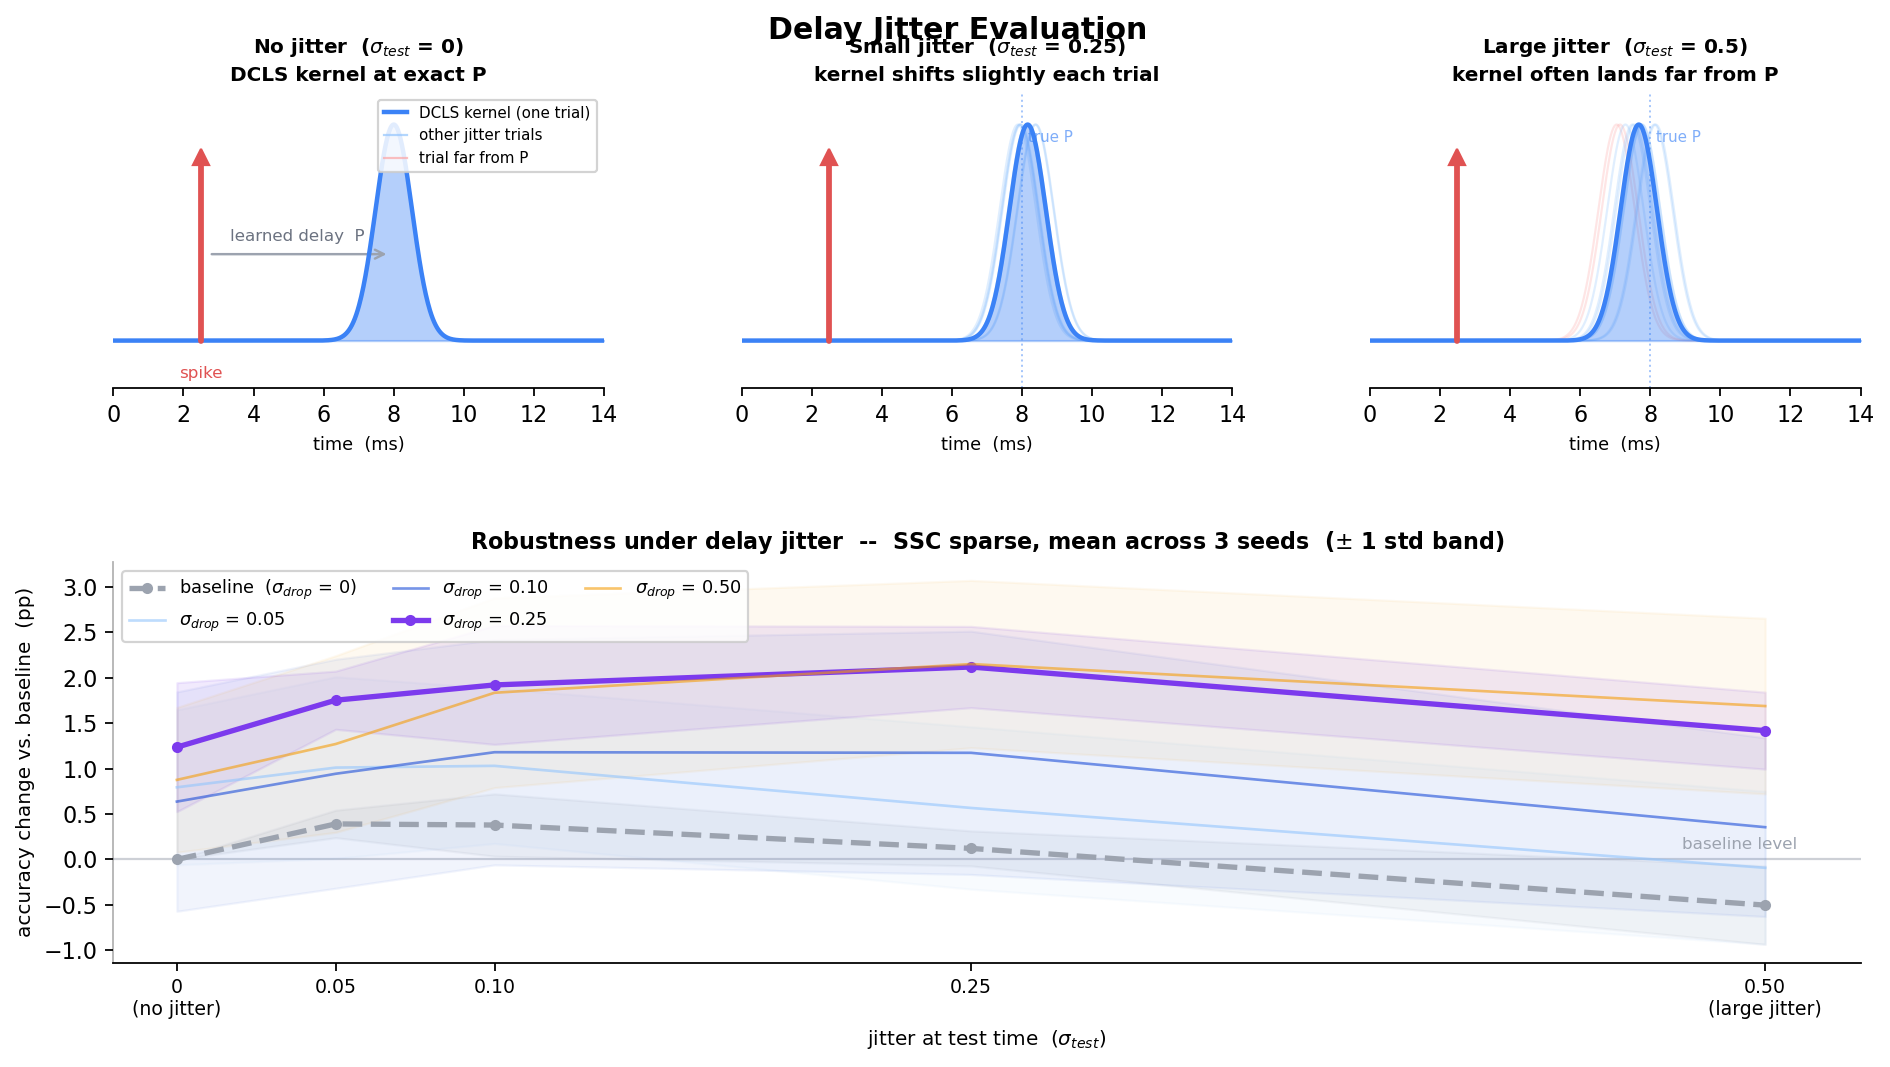

This chart was generated by the following Python code:
"""
Delay dropout & jitter evaluation figure.
  Top row  — conceptual: what jitter does to a delayed spike signal.
  Bottom   — combined results across 3 seeds (delta pp from own baseline).
"""

import csv
import numpy as np
import matplotlib.pyplot as plt
from matplotlib.gridspec import GridSpec

np.random.seed(42)

# ──────────────────────────────────────────────────────────────────────────
# Style
# ──────────────────────────────────────────────────────────────────────────
plt.rcParams.update({
    'font.family': 'sans-serif',
    'font.size': 10,
    'axes.spines.top': False,
    'axes.spines.right': False,
    'axes.spines.left': False,
})

C_SPIKE = '#E05252'
C_EXACT = '#3B82F6'
C_NOISY = '#93C5FD'
C_MISS  = '#FCA5A5'
C_ARROW = '#9CA3AF'

# ──────────────────────────────────────────────────────────────────────────
# Top row helpers — conceptual panels
# ──────────────────────────────────────────────────────────────────────────
T_MAX     = 14.0
t_arr     = np.linspace(0, T_MAX, 700)
t_spike   = 2.5
P         = 5.5
t_arrival = t_spike + P       # 8.0
k_sig     = 0.52              # blob width
FAR_THRESH = 1.5 * k_sig      # ~0.78

def gauss(x, mu, sig=k_sig):
    return np.exp(-0.5 * ((x - mu) / sig) ** 2)


def draw_concept_panel(ax, sigma, col, n_copies=10, shift_sign=1):
    """Draw one conceptual panel (spike + shifting DCLS kernel, no window)."""

    # — presynaptic spike —
    ax.plot([t_spike, t_spike], [0, 0.85], color=C_SPIKE, lw=2.6,
            solid_capstyle='round', zorder=5)
    ax.plot(t_spike, 0.85, marker='^', color=C_SPIKE, ms=7, zorder=6)

    if col == 0:
        ax.text(t_spike, -0.12, 'spike', ha='center', va='top',
                color=C_SPIKE, fontsize=7.5)

    # — delay arrow (first panel only) —
    if col == 0:
        ax.annotate('', xy=(t_arrival - 0.08, 0.40),
                    xytext=(t_spike + 0.18, 0.40),
                    arrowprops=dict(arrowstyle='->', color=C_ARROW, lw=1.1))
        ax.text((t_spike + t_arrival) / 2, 0.46,
                'learned delay  P', ha='center', fontsize=7.5, color='#6B7280')

    # — true-P reference line (when sigma > 0) —
    if sigma > 0:
        ax.axvline(t_arrival, color=C_EXACT, lw=0.9, ls=':', alpha=0.45)
        ax.text(t_arrival + 0.18, 0.92, 'true P', fontsize=6.8,
                color=C_EXACT, alpha=0.65)

    # — jittered copies (faint) —
    if sigma > 0:
        shifts = np.random.normal(0, sigma, n_copies)
        for sh in shifts:
            c = C_MISS if abs(sh) > FAR_THRESH else C_NOISY
            ax.plot(t_arr, gauss(t_arr, t_arrival + sh),
                    color=c, alpha=0.28, lw=1.0, zorder=1)

    # — one solid representative blob —
    rep_off = 0.0 if sigma == 0 else sigma * 0.65 * shift_sign
    solid_c = '#EF4444' if abs(rep_off) > FAR_THRESH else C_EXACT
    ax.fill_between(t_arr, gauss(t_arr, t_arrival + rep_off),
                    alpha=0.38, color=solid_c, zorder=2)
    ax.plot(t_arr, gauss(t_arr, t_arrival + rep_off),
            color=solid_c, lw=2.0, zorder=3)

    ax.set_xlim(0, T_MAX)
    ax.set_ylim(-0.22, 1.15)
    ax.set_yticks([])
    ax.set_xlabel('time  (ms)', fontsize=8)


# ──────────────────────────────────────────────────────────────────────────
# Load results data (plain csv, no pandas)
# ──────────────────────────────────────────────────────────────────────────
rows = []
with open('analysis/full_sweep_summary/jitter_curves_long.csv') as f:
    reader = csv.DictReader(f)
    for r in reader:
        rows.append({
            'seed':        int(r['seed']),
            'sigma_train': float(r['sigma_train']),
            'sigma_test':  float(r['sigma_test']),
            'acc_mean':    float(r['acc_mean']),
        })

sigma_tests  = np.array([0.0, 0.05, 0.10, 0.25, 0.50])
sigma_trains = [0.00, 0.05, 0.10, 0.25, 0.50]
seeds        = sorted(set(r['seed'] for r in rows))

# baseline per seed (sigma_train=0, sigma_test=0)
baselines = {}
for s in seeds:
    for r in rows:
        if r['seed'] == s and r['sigma_train'] == 0.0 and r['sigma_test'] == 0.0:
            baselines[s] = r['acc_mean']

# compute delta pp for every (sigma_train, sigma_test) averaged across seeds
mean_deltas = {}
std_deltas  = {}
for st in sigma_trains:
    for j in sigma_tests:
        deltas = []
        for s in seeds:
            for r in rows:
                if (r['seed'] == s and
                    abs(r['sigma_train'] - st) < 1e-6 and
                    abs(r['sigma_test'] - j) < 1e-6):
                    deltas.append((r['acc_mean'] - baselines[s]) * 100)
                    break
        key = (st, j)
        mean_deltas[key] = np.mean(deltas)
        std_deltas[key]  = np.std(deltas, ddof=0)

# ──────────────────────────────────────────────────────────────────────────
# Figure layout
# ──────────────────────────────────────────────────────────────────────────
fig = plt.figure(figsize=(12, 6.8))
gs = GridSpec(2, 3, height_ratios=[0.85, 1.15], hspace=0.50, wspace=0.28,
              left=0.06, right=0.97, top=0.89, bottom=0.09)

# ── Top row: conceptual panels ───────────────────────────────────────────
sigma_vals = [0.0, 0.25, 0.50]
titles = [
    'No jitter  ($\\sigma_{test}$ = 0)\nDCLS kernel at exact P',
    'Small jitter  ($\\sigma_{test}$ = 0.25)\nkernel shifts slightly each trial',
    'Large jitter  ($\\sigma_{test}$ = 0.5)\nkernel often lands far from P',
]

for col, (sig, title) in enumerate(zip(sigma_vals, titles)):
    ax = fig.add_subplot(gs[0, col])
    draw_concept_panel(ax, sig, col, n_copies=10,
                       shift_sign=(1 if col == 1 else -1))
    ax.set_title(title, fontsize=9.0, fontweight='bold', pad=5,
                 linespacing=1.45)

    if col == 0:
        ax.plot([], [], color=C_EXACT, lw=2,  label='DCLS kernel (one trial)')
        ax.plot([], [], color=C_NOISY, lw=1, alpha=.7, label='other jitter trials')
        ax.plot([], [], color=C_MISS,  lw=1, alpha=.7, label='trial far from P')
        ax.legend(fontsize=6.8, loc='upper right', framealpha=.85,
                  handlelength=1.5)

# ── Bottom: combined results ─────────────────────────────────────────────
ax_r = fig.add_subplot(gs[1, :])

colors = {0.00: '#9CA3AF', 0.05: '#93C5FD', 0.10: '#1D4ED8',
          0.25: '#7C3AED', 0.50: '#F59E0B'}
labels = {0.00: 'baseline  ($\\sigma_{drop}$ = 0)',
          0.05: '$\\sigma_{drop}$ = 0.05',
          0.10: '$\\sigma_{drop}$ = 0.10',
          0.25: '$\\sigma_{drop}$ = 0.25',
          0.50: '$\\sigma_{drop}$ = 0.50'}

for st in sigma_trains:
    x  = sigma_tests
    mu = np.array([mean_deltas[(st, j)] for j in sigma_tests])
    sd = np.array([std_deltas[(st, j)]  for j in sigma_tests])

    emphasis = st in (0.00, 0.25)
    lw     = 2.4 if emphasis else 1.2
    alpha  = 1.0 if emphasis else 0.60
    ls     = '--' if st == 0.00 else '-'
    marker = 'o' if emphasis else None
    ms     = 4 if emphasis else 0

    ax_r.plot(x, mu, color=colors[st], lw=lw, ls=ls, alpha=alpha,
              label=labels[st], marker=marker, ms=ms, zorder=3)
    ax_r.fill_between(x, mu - sd, mu + sd,
                      color=colors[st], alpha=0.10 if emphasis else 0.06)

# zero-line = baseline level
ax_r.axhline(0, color='#9CA3AF', lw=1.0, ls='-', alpha=0.5, zorder=0)
ax_r.text(0.51, 0.12, 'baseline level', fontsize=7.5, color='#9CA3AF',
          ha='right')

ax_r.set_xlim(-0.02, 0.53)
ax_r.set_xticks(sigma_tests)
ax_r.set_xticklabels(
    ['0\n(no jitter)', '0.05', '0.10', '0.25', '0.50\n(large jitter)'],
    fontsize=8.5)
ax_r.set_xlabel('jitter at test time  ($\\sigma_{test}$)', fontsize=9)
ax_r.set_ylabel('accuracy change vs. baseline  (pp)', fontsize=9)
ax_r.set_title(
    'Robustness under delay jitter  --  SSC sparse, mean across 3 seeds  '
    '($\\pm$ 1 std band)',
    fontsize=10, fontweight='bold')

ax_r.spines['left'].set_visible(True)
ax_r.spines['left'].set_alpha(0.3)
ax_r.legend(fontsize=8, ncol=3, loc='upper left', framealpha=0.85)

# ──────────────────────────────────────────────────────────────────────────
fig.suptitle('Delay Jitter Evaluation', fontsize=13.5, fontweight='bold',
             y=0.96)

out = 'analysis/jitter_viz.png'
plt.savefig(out, dpi=160, bbox_inches='tight', facecolor='white')
print(f'saved -> {out}')
